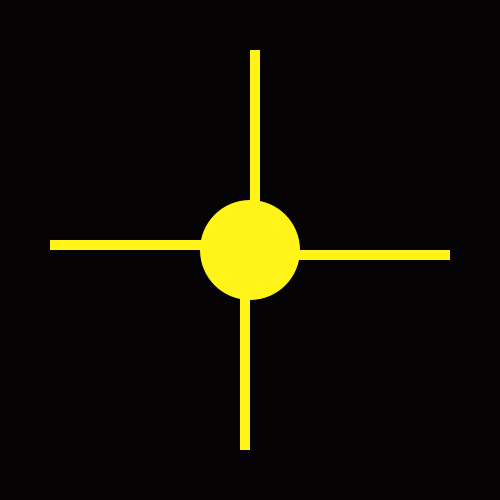
Frame 1 (no input)
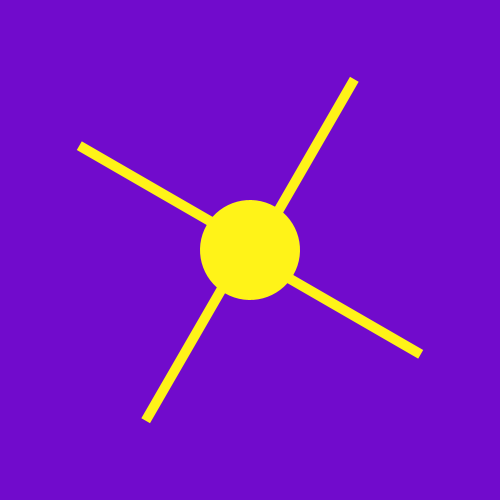
Frame 60 (the mouse pressed at the canvas centre just before this capture)
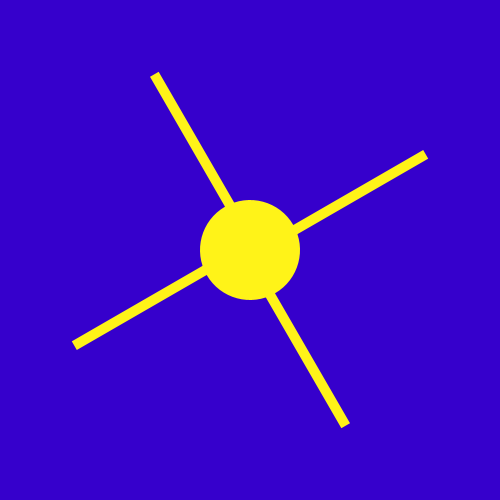
Frame 120 (the mouse held since frame 60 and released just before this capture)

The Processing sketch that drew these frames (run headless with seeded random() and noise(); from frame 60 on, the mouse is pressed at the canvas centre):

// Processing sketch: processing_35869
// ── processing_35869.pde

int loopc=0;
void setup(){
  size(500, 500);
  smooth();
  frameRate(15);
}

//need to get background to go from 
//    black(0, 0, 0) 
// to pink (190, 50, 204)
// to blue (0, 4, 204)
// to orange(237, 97, 0)
// to black (0, 0, 0)
  float re=2 ; //red change for background
  float g=2; //green change for background
  float b=0; //blue change for background
void draw(){
  int ro=(loopc+=10)/20; //rotation speed

//rotate matrix
  pushMatrix();
  translate(250,250);
  rotate(radians(ro));

  if(loopc<350){
    re=round(re+=4);
    g=round(g+=1);
    b=round(b+=4);
  } else if(loopc>350 &&loopc<1200){
      re=round(re-1);
      g=round(g-=1);
      b=round(204);
  }else if (loopc>1200 &&loopc<1800){
    re=round(re+=2.3);
    g=round(g+=2);
    b=round(b-=1);
} else if (loopc>1800){
    re=round(re-=1);
    g=round(g-=1);
    b=round(b-=1);
}
  background(re, g, b);
  //sun with rays
  noStroke();
  fill(255, 243, 24);
  rect(0, 0, -10, 200);
  rect(0, 0, 200, 10);
  rect(0, 0, -200, -10);
  rect(0, 0, 10, -200);
  ellipse(0, 0, 100, 100);
  
  
  popMatrix();

}

                
                
